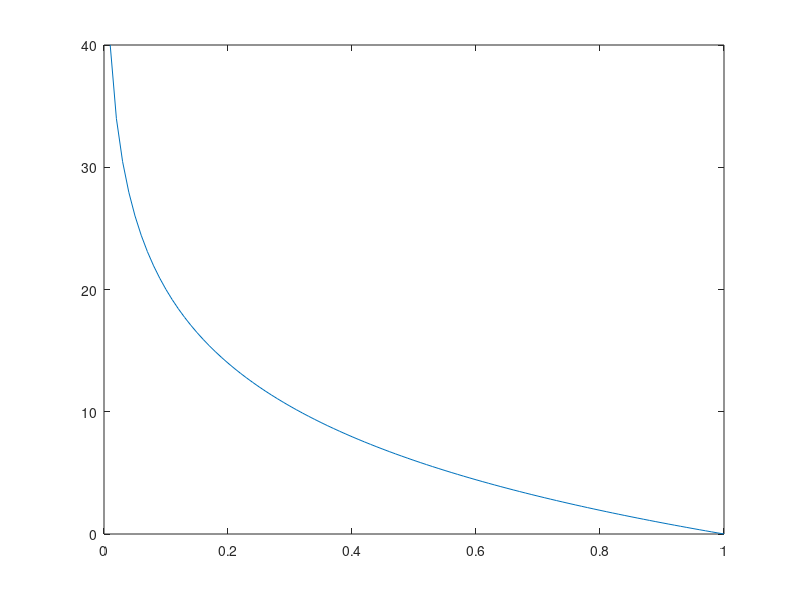

MATLAB code for this plot:
SNR=zeros(100,1);
Sep2=zeros(100,2);
i=1;
arrN0=0:0.01:1;
for N0=0:0.01:1
   SNR(i)=-20*log10(N0);
   i=i+1;
end


plot(arrN0,SNR);